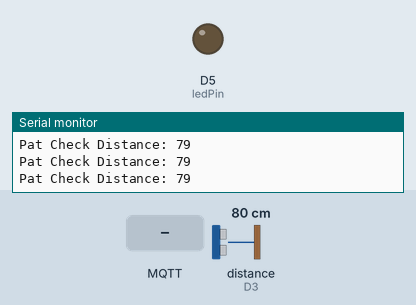
A sketch run on a simulated Arduino MKR. On the bench: output pins drawn as LEDs (lit = HIGH), the last lines printed to the serial monitor. Wiring (inferred from the names in the program): ultrasonic range finder: trigger D2; echo D3. Dashed ring = blinking. Inputs (shaded band) come from the test bench; at power-on: distance to the obstacle (sensor on D3) 80 cm. The echo pulse lasts 58.3 µs per cm; WiFi joins after 1.5 s; servers stay silent unless stated; no MQTT or app messages arrive unless stated; pins used as bus, display or sensor lines are not drawn.

Above: at 2.7 s.
2.8 s: MQTT message "Dilmi" arrives on the first subscribed topic
At 3.3 s:
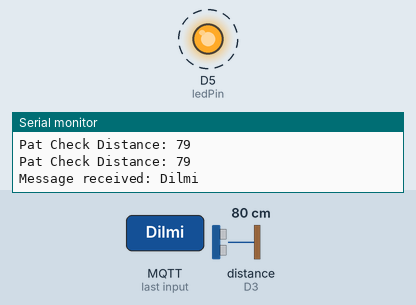
8.8 s: MQTT message "pat" arrives on the first subscribed topic
At 11.1 s:
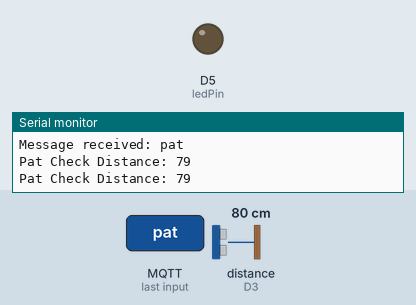
Timing chart, 0 to 12.6 s (numbered marks = the images above; inputs shaded):
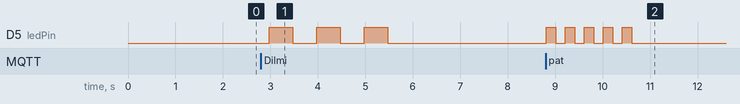

The sketch:

HC_SR04_Simple.ino
```cpp
#include <WiFiNINA.h>
#include <PubSubClient.h>

// WiFi credentials
const char* ssid = "NOKIA-F776";
const char* password = "72abf27252";

//MQTT broker settings
const char* mqttServer = "broker.emqx.io";
const int mqttPort = 1883;
const char* topic = "SIT210/wave -  Dilmi";

// MQTT client
WiFiClient wifiClient;
PubSubClient mqttClient(wifiClient);

//Hardware pins
const int trigPin = 2;
const int echoPin = 3;
const int ledPin = 5;

unsigned long lastWaveTime = 0;  // Timestamp of last wave detection
unsigned long lastPatTime = 0;
const int debounceTime = 2000;   // Minimum time between wave detections (2 sec)
const int waveThreshold = 10;    // Distance threshold (in cm)
const int patThreshold =5;

// Function to connect to WiFi
void connectWiFi() {
    Serial.print("Connecting to WiFi...");
    while (WiFi.begin(ssid, password) != WL_CONNECTED) {
        delay(1000);
        Serial.print(".");
    }
    Serial.println("Connected to WiFi!");
}

// Function to connect to MQTT broker
void connectMQTT() {
    Serial.print("Connecting to MQTT broker...");
    while (!mqttClient.connected()) {
        if (mqttClient.connect("ArduinoClient")) {
            Serial.println("Connected to MQTT broker!");
            mqttClient.subscribe(topic);
        } else {
            Serial.print(".");
            delay(2000);
        }
    }
}

// Callback function for MQTT messages
void callback(char* receivedTopic, byte* payload, unsigned int length) {
    Serial.print("Message received: ");
    String message = "";
    for (int i = 0; i < length; i++) {
        message += (char)payload[i];
    }
    Serial.println(message);

    if (message == "Dilmi") {
        // Blink LED 3 times for "Dilmi"
        for (int i = 0; i < 3; i++) {
            digitalWrite(ledPin, HIGH);
            delay(500);
            digitalWrite(ledPin, LOW);
            delay(500);
        }
    }else if (message == "pat") {
        // Flash LED fast 5 times
        for (int i = 0; i < 5; i++) {
            digitalWrite(ledPin, HIGH);
            delay(200);
            digitalWrite(ledPin, LOW);
            delay(200);
        }
    }
}

// Function to measure distance
int getDistance() {
    digitalWrite(trigPin, LOW);
    delayMicroseconds(2);
    digitalWrite(trigPin, HIGH);
    delayMicroseconds(10);
    digitalWrite(trigPin, LOW);

    long duration = pulseIn(echoPin, HIGH, 30000); // Timeout after 30ms
    int distance = (duration * 0.0343) / 2;

    // Ensure valid readings
    if (distance <= 0 || distance > 400) {
        return -1; // Invalid reading
    }
    return distance;
}

// Function to detect a "Dilmi"
// void detectWave() {
//     int stableCount = 0;
//     const int requiredStableReadings = 3; // Require 3 consecutive valid readings
//     int distance;

//     for (int i = 0; i < requiredStableReadings; i++) {
//         distance = getDistance();
//         Serial.print("Measured Distance: ");
//         Serial.print(distance);
//         Serial.println(" cm");

//         if (distance > 0 && distance < waveThreshold) {
//             stableCount++;
//         } else {
//             stableCount = 0;  // Reset count if an invalid reading occurs
//         }
//         delay(100);
//     }

//     if (stableCount >= requiredStableReadings) {
//         unsigned long currentTime = millis();
//         if (currentTime - lastWaveTime >= debounceTime) {
//             Serial.println("Wave detected! Publishing message...");
//             mqttClient.publish(topic, "Dilmi");
//             lastWaveTime = currentTime;
//         }
//     }
// }

// Detect pat gesture
void detectPat() {
    int count = 0;
    for (int i = 0; i < 2; i++) {
        int distance = getDistance();
        Serial.print("Pat Check Distance: ");
        Serial.println(distance);
        if (distance > 0 && distance < patThreshold) {
            count++;
        }
        delay(100);
    }

    if (count >= 2 && millis() - lastPatTime > debounceTime) {
        mqttClient.publish(topic, "pat");
        Serial.println("Pat detected! Published: pat");
        lastPatTime = millis();
    }
}

// Setup function
void setup() {
    Serial.begin(115200);
    pinMode(trigPin, OUTPUT);
    pinMode(echoPin, INPUT);
    pinMode(ledPin, OUTPUT);

    connectWiFi();
    mqttClient.setServer(mqttServer, mqttPort);
    mqttClient.setCallback(callback);
    connectMQTT();
}

// Loop function
void loop() {
    if (!mqttClient.connected()) {
        connectMQTT();
    }
    mqttClient.loop();
    //detectWave();
    detectPat();
    delay(500);
}
```

Measured:
- after the input at 2.8 s, D5 (ledPin): alternates HIGH for 0.50 s and LOW for 0.50 s, 6 changes in all, then stays LOW, starting after 0.17 s
- after the input at 8.8 s, D5 (ledPin): alternates HIGH for 0.20 s and LOW for 0.20 s, 10 changes in all, then stays LOW, starting at once
